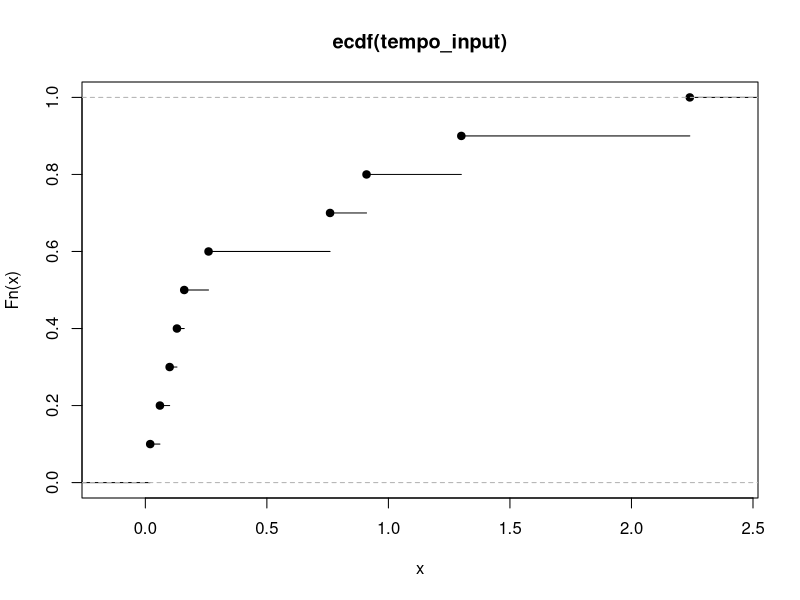

R code for this plot: (Note: this script raises an error after producing the figure.)

minutos = data.frame(x = c(runif(510, 0, 1)))
eventos = c()

     for (i in 1:510){
  if (minutos$x[i] <= 0.0196){eventos <- append(eventos, i)
  }
}

tempo_input = c(2.24, 0.76, 1.30, 0.13, 0.10, 0.02,  0.16, 0.06, 0.91, 0.26)
tempo_input <- sort(tempo_input)
plot (ecdf(tempo_input))

prob_tempo = runif(length(eventos),0,1)

tempo = c()

for (i in 1:11){
    if (prob_tempo[[i]] <= 0.1) {
      tempo <- append(tempo,
                      runif( 1, 0, tempo_input[[1]]),
                      after = i - 1)}
    else if (prob_tempo[[i]] <= 0.2) {
      tempo <- append(tempo,
                      runif( 1, tempo_input[[1]], tempo_input[[2]]),
                      after = i - 1)}
  else if (prob_tempo[[i]] <= 0.3) {
    tempo <- append(tempo,
                    runif( 1, tempo_input[[2]], tempo_input[[3]]),
                    after = i - 1)}
  else if (prob_tempo[[i]] <= 0.4) {
    tempo <- append(tempo,
                    runif( 1, tempo_input[[3]], tempo_input[[4]]),
                    after = i - 1)}
  else if (prob_tempo[[i]] <= 0.5) {
    tempo <- append(tempo,
                    runif( 1, tempo_input[[4]], tempo_input[[5]]),
                    after = i - 1)}
  else if (prob_tempo[[i]] <= 0.6) {
    tempo <- append(tempo,
                    runif( 1, tempo_input[[5]], tempo_input[[6]]),
                    after = i - 1)}
  else if (prob_tempo[[i]] <= 0.7) {
    tempo <- append(tempo,
                    runif( 1, tempo_input[[6]], tempo_input[[7]]),
                    after = i - 1)}
  else if (prob_tempo[[i]] <= 0.8) {
    tempo <- append(tempo,
                    runif( 1, tempo_input[[7]], tempo_input[[8]]),
                    after = i - 1)}
  else if (prob_tempo[[i]] <= 0.9) {
    tempo <- append(tempo,
                    runif( 1, tempo_input[[8]], tempo_input[[9]]),
                    after = i - 1)}
  else if (prob_tempo[[i]] <= 10.) {
    tempo <- append(tempo,
                    runif( 1, tempo_input[[9]], tempo_input[[10]]),
                    after = i - 1)}
}
output <- data.frame(eventos = eventos, servico = tempo)

library(writexl)
write_xlsx(output, path = "C:/Users/Lucas/Downloads/Ex2.xlsx")

